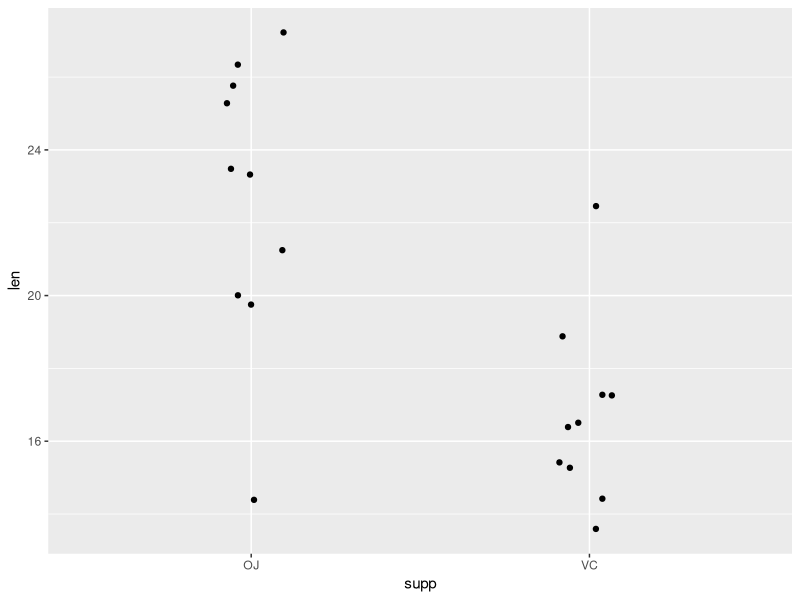
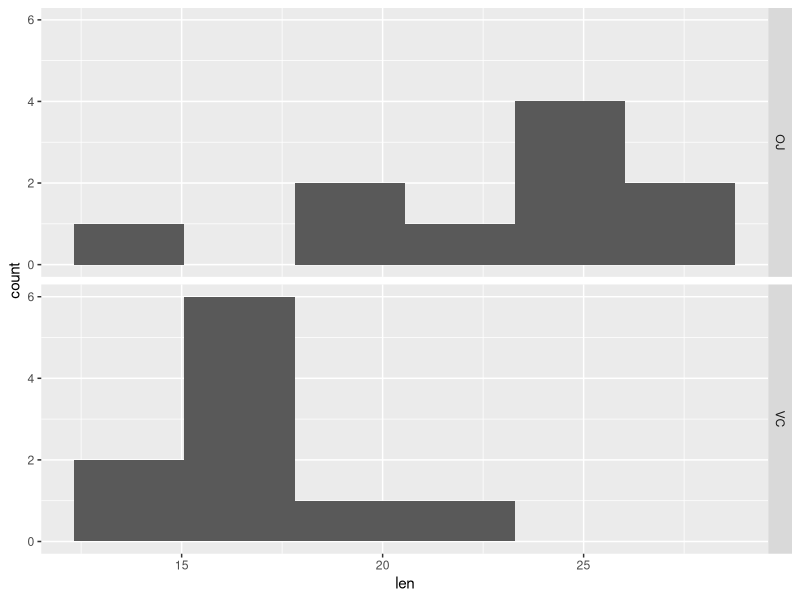
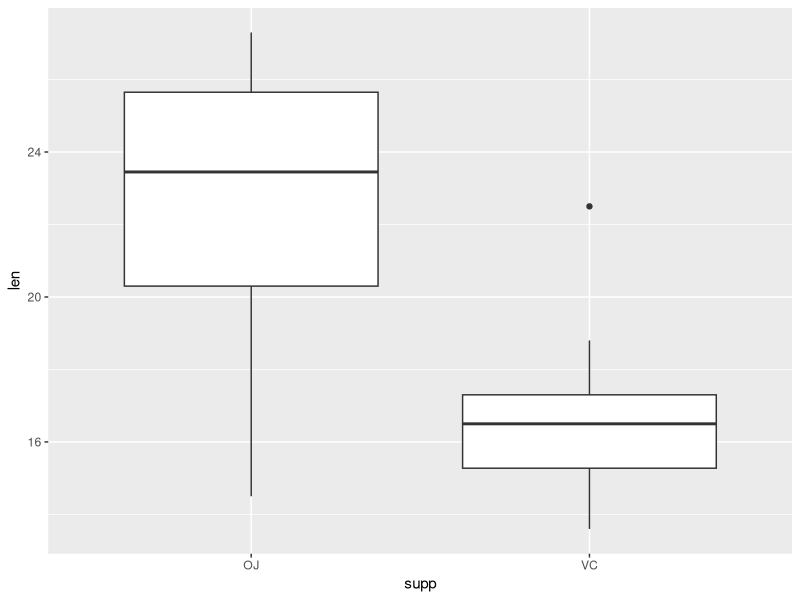
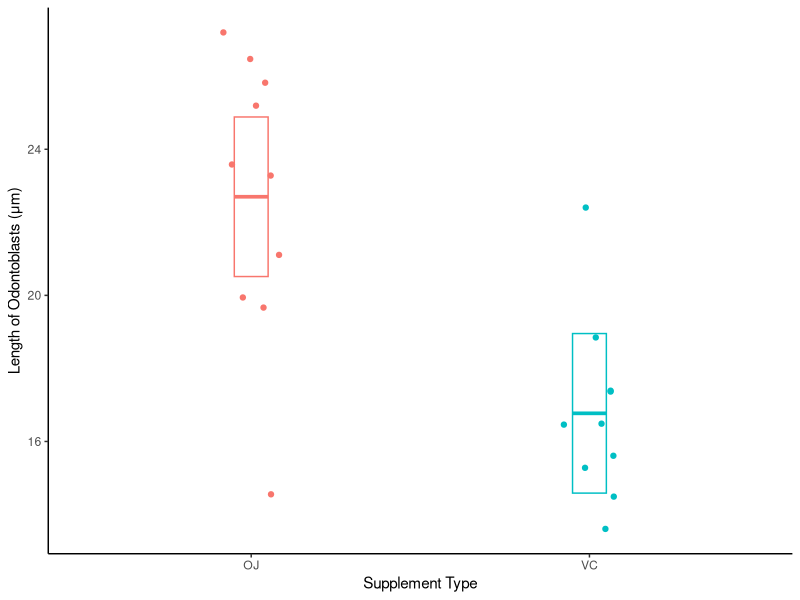
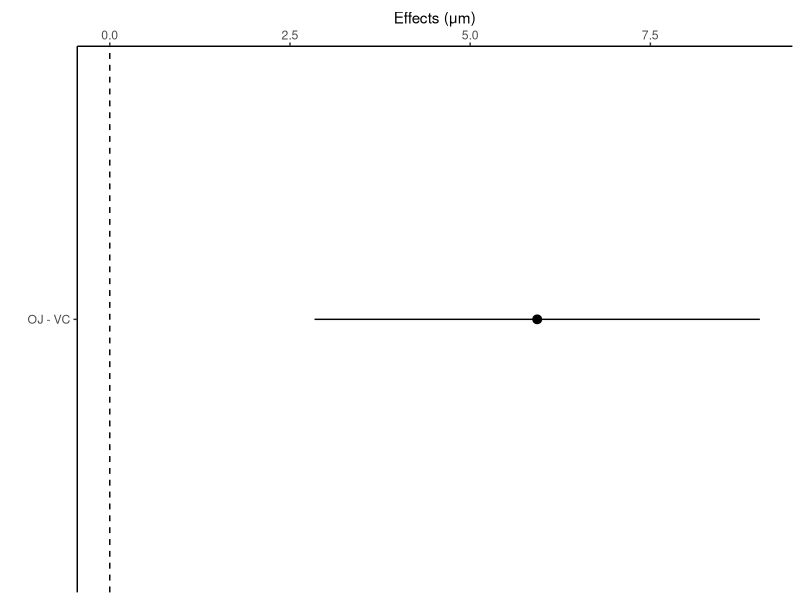
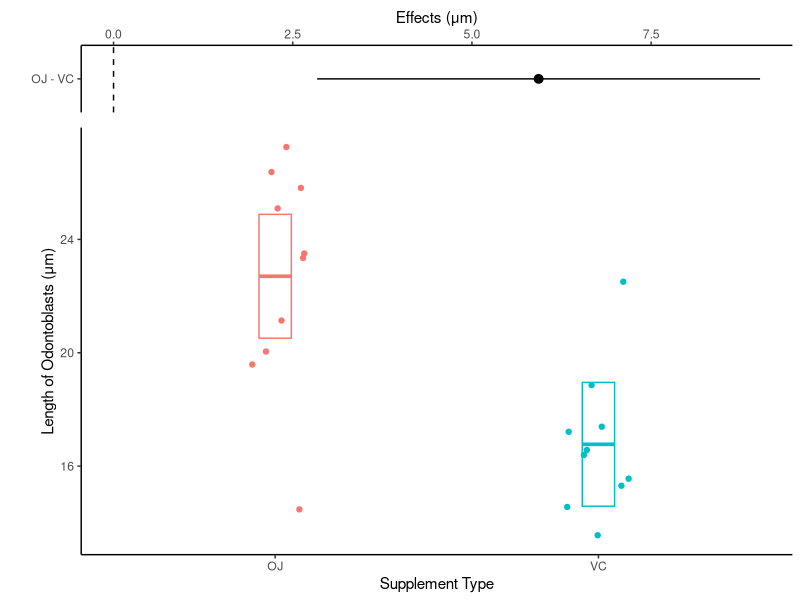
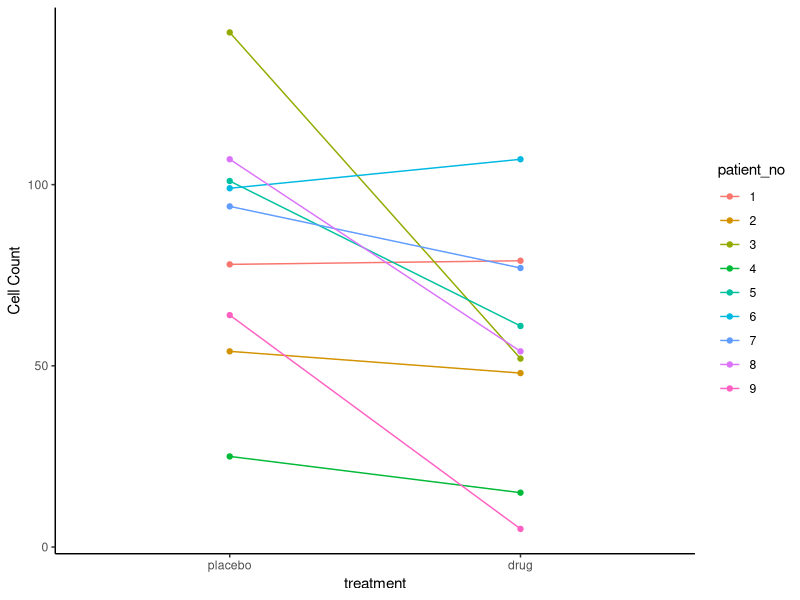
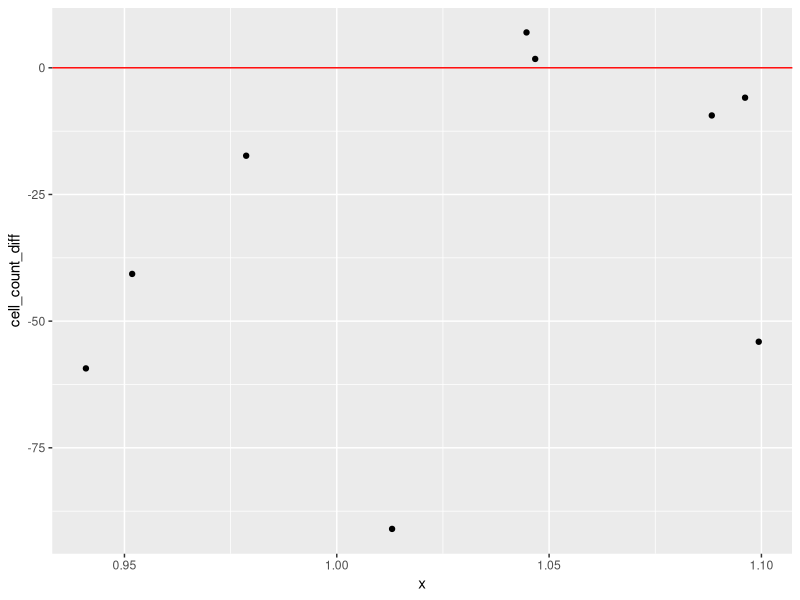

Write R code to recreate these figures, in order. (Note: this script raises an error after producing the figures.)
## ---- chunk 1
#| label: load packages
# load tidyverse packages
library(tidyverse)

# load broom package (for linear model related functions)
# note broom package is installed as part of tidymodels package
library(broom)

# load skimr package - to use skim() function for descriptive statistics
library(skimr)

# load emmeans "estimated marginal means" package
library(emmeans)

# load cowplot package - used to combine multiple ggplots into a single figure
library(cowplot)
## ---- chunk 2
#Each built in data set has a help file that can be viewed:
?ToothGrowth

#View the structure of the full data set:
glimpse(ToothGrowth)
## ---- chunk 3
dat_tg <- ToothGrowth |> 
  filter(dose == 1) |>
  select(len, supp)

glimpse(dat_tg)
## ---- chunk 4
# Individual Value Plot (Stripchart) length by supplement type
dat_tg |>
  ggplot(aes(x = supp, y = len)) +
  geom_jitter(width = 0.1)

# Histogram of length faceted by supplement type
dat_tg |>
  ggplot(aes(x = len)) +
  geom_histogram(bins = 6) +
  facet_grid(rows = vars(supp))

# Boxplots of length by supplement type
dat_tg |>
  ggplot(aes(x = supp, y = len)) +
  geom_boxplot()

# summary/descriptive statistics of length by supplement type
dat_tg |>
  group_by(supp) |>
  skim()
## ---- chunk 5
dat_tg |>
  group_by(supp) |>
  summarise(
    mean_length = mean(len),
    sd_length = sd(len),
    n_length = n()
  )
## ---- chunk 6
# effect size: mean OJ - mean VC
22.7-16.8

# effect size expressed as percentage difference
# use round() function to round to 0 decimal places
round((22.7-16.8)/16.8*100, 0) 
## ---- chunk 7
lm_len_supp <- lm(len ~ supp, data = dat_tg)

lm_len_supp
## ---- chunk 8
# use tidy function from broom package with the linear model object
lm_len_supp_coef <- tidy(lm_len_supp, conf.int = TRUE)

lm_len_supp_coef
## ---- chunk 9
# create emmeans table object
lm_len_supp_emm <- emmeans(lm_len_supp, ~ supp)

lm_len_supp_emm
## ---- chunk 10
#| fig.height: 4.0
#| fig.width: 3.0

# note in ggplot below we had to turn the emmeans object into a tibble (data.frame) so it would work as data in ggplot
# as_tibble(lm_len_supp_emm)

plot_lm_len_supp_emm <- dat_tg |>
  ggplot(aes(x = supp, y = len, color = supp)) +
  geom_jitter(width = 0.1) +
  ylab("Length of Odontoblasts (μm)") +
  xlab("Supplement Type") +
  #use emm object as 2nd data table to plot 95% CIs
  geom_crossbar(
    data = as_tibble(lm_len_supp_emm),
    aes(y = emmean,
        ymin = lower.CL,
        ymax = upper.CL),
    width = 0.1
  ) +
  theme_classic() +
  theme(legend.position = "none")

plot_lm_len_supp_emm
## ---- chunk 11
lm_len_supp_pairs <- contrast(lm_len_supp_emm,
                            method = "pairwise") |> 
  summary(infer = TRUE)
# Note: method = "revpairwise" switches the order in subtraction for comparison 
# (up to researcher/you to determine which is more appropriate)

lm_len_supp_pairs
## ---- chunk 12
#| fig.height: 1.0
#| fig.width: 3.0
# NOTE: in ggplot code below we had to turn the contrast object into 
# a tibble (data.frame) so it would work as data in ggplot

plot_lm_len_supp_pairs <- as_tibble(lm_len_supp_pairs) |>
  ggplot(aes(y = contrast, x = estimate)) +
  geom_pointrange(aes(xmin = lower.CL,
                      xmax = upper.CL)) +
  geom_vline(xintercept = 0, linetype = 2) +
  xlab("Effects (μm)") +
  ylab("") +
  scale_x_continuous(position = "top") +
  theme_classic()

plot_lm_len_supp_pairs
## ---- chunk 13
#| fig.height: 4.0
#| fig.width: 3.0

results_plot <- plot_grid(plot_lm_len_supp_pairs, 
                          plot_lm_len_supp_emm, 
                          nrow = 2,
                          align = "v",
                          axis = "rl",
                          rel_heights = c(0.25, 1)
                          )
# rel_heights argument specifies relative size of two plots (i.e., first plot is 0.25 as tall as the second plot) 

results_plot
## ---- chunk 14
# output plot to .png file type, set size (default is inches), 300 or 600 dpi is high quality
ggsave(
  "plot_len_by_supp_95CIs.png",
  results_plot,
  width = 4,
  height = 4,
  dpi = 600
)
## ---- chunk 15
# Review the help file for the t.test function, there are various options
?t.test
## ---- chunk 16
# run default arguments (two-tailed test and assume un-equal variances, with Welch's correction)
t.test(len ~ supp, data = dat_tg)
## ---- chunk 17
t_test_len_supp <- t.test(len ~ supp, data = dat_tg)

# show results in "tidy" data.frame format (from broom package)
tidy(t_test_len_supp)
# select mean difference, 95%CIs and p-value
tidy(t_test_len_supp) |> 
  select(estimate, conf.low, conf.high, p.value)
## ---- chunk 18
## create data frame w/ data manually entered
dat_paired_wide <- tibble(
  patient_no = 1:9,
  placebo = c(78, 54, 142, 25, 101, 99, 94, 107, 64),
  drug = c(79, 48, 52, 15, 61, 107, 77, 54, 5)
)
## use pivot_longer function from dplyr to convert from wide to long data table format
dat_paired <- dat_paired_wide |>
  pivot_longer(cols = placebo:drug, 
               names_to = "treatment", values_to = "cell_count")
# data now in "long" format 
# i.e., what you always want your data to be if possible
# and typically need long format for plotting w/ ggplot
# single variable in each column
dat_paired
## ---- chunk 19
glimpse(dat_paired)
## ---- chunk 20
dat_paired <- dat_paired |>
  mutate(patient_no = factor(patient_no),
         treatment = factor(treatment,
                            levels = c("placebo", "drug")))
# look at the data again
glimpse(dat_paired)
## ---- chunk 21
# note in a code chunk above treatment and patient_no were 
# already converted to factors in a code chunk above, and 
# therefore ggplot treats them accordingly.

plot_dat_paired <-
  ggplot(dat_paired, aes(x = treatment, y = cell_count,
                         color = patient_no)) +
  geom_point() +
  geom_line(aes(group = patient_no)) +
  ylab("Cell Count") +
  theme_classic()


plot_dat_paired
## ---- chunk 22
# convert from long to wide format, then subtract drug - placebo values 
# for each patient creating a new column named cell_count_diff
dat_diff <- dat_paired |>
  # select just columns you want to be involved in pivot
  # don't include extra numeric data columns
  select(patient_no, treatment, cell_count) |>
  pivot_wider(names_from = treatment,
              values_from = cell_count) |>
  mutate(cell_count_diff = drug - placebo)

dat_diff
## ---- chunk 23
# Individual Value Plot (Stripchart)
# add a horizontal line at 0
dat_diff |>
  ggplot(aes(x = 1, y = cell_count_diff)) +
  geom_jitter(width = 0.1) +
  geom_hline(yintercept = 0, color = "red")

# Histogram of cell_count_diff
dat_diff |>
  ggplot(aes(x = cell_count_diff)) +
  geom_histogram(bins = 8)  +
  geom_vline(xintercept = 0, color = "red")

# Boxplot of cell_count_diff
dat_diff |>
  ggplot(aes(x = 1, y = cell_count_diff)) +
  geom_boxplot() +
  geom_hline(yintercept = 0, color = "red")

# summary/descriptive statistics of cell_count_diff
dat_diff |>
  skim(cell_count_diff)
## ---- chunk 24
dat_diff |>
  summarise(mean_count_diff = mean(cell_count_diff),
            sd_count_diff = sd(cell_count_diff),
            n_count_diff = n())
## ---- chunk 25
lm_cell_diff <- lm(cell_count_diff ~ 1, data = dat_diff)
lm_cell_diff
## ---- chunk 26
# use tidy function from broom package with the linear model object
lm_len_supp_coef <- tidy(lm_cell_diff, conf.int = TRUE)

lm_len_supp_coef
## ---- chunk 27
#| label: emmeans table 

# create emmeans table object
lm_cell_diff_emm <- emmeans(lm_cell_diff, ~ 1)

lm_cell_diff_emm
## ---- chunk 28
#| fig.height: 2.0
#| fig.width: 4

# NOTE in ggplot code below we had to turn the emmeans object into 
# a tibble (data.frame) so it would work as data in ggplot
plot_lm_cell_diff_emm <- dat_diff |>
  ggplot(aes(x = cell_count_diff, y = 1)) +
  #use emm object as 2nd data table to plot 95% CIs
  geom_crossbar(data = as_tibble(lm_cell_diff_emm),
                aes(x = emmean,
                    xmin = lower.CL,
                    xmax = upper.CL)) +
  xlab("Difference in cell counts with drug") +
  scale_x_continuous(position = "top") +
  theme_classic() +
  #remove y-axis elements
  theme(
    axis.title.y = element_blank(),
    axis.text.y = element_blank(),
    axis.ticks.y = element_blank()
  ) +
  geom_vline(xintercept = 0,
             color = "red",
             linewidth = 1.5) +
  geom_point(size = 3, alpha = 0.4)

# The alpha argument in geom_point makes the points transparent so 
# if they overlapped you should be able to see both overlapping points.

plot_lm_cell_diff_emm

## ---- chunk 29
#| fig.height: 5.0
#| fig.width: 4.0

# We will combine the plot of the differences w/ 95% CI with
# the initial plot we made the connects each placebo & drug point with a line
results_plot <- plot_grid(
  plot_lm_cell_diff_emm,
  plot_dat_paired,
  nrow = 2,
  align = "v",
  axis = "rl",
  rel_heights = c(0.25, 1)
)
# rel_heights argument specifies relative size of two 
# plots (i.e., first plot is 0.25 as tall as the second plot)

results_plot
## ---- chunk 30
# output plot to .png file type, set size (default is inches), 300 or 600 dpi is high quality
ggsave(
  "plot_cell_diff_95CIs.png",
  results_plot,
  width = 4,
  height = 4,
  dpi = 600
)
## ---- chunk 31
# using differences data table, run as one-sample t-test compared to 0
t.test(cell_count_diff ~ 1, mu=0, data = dat_diff)
## ---- chunk 32
# using paired data table, run as actual paired-sample t-test
t.test(cell_count~treatment, data = dat_paired, paired = TRUE)
## ---- chunk 33
t_test_cell_diff <- t.test(cell_count_diff ~ 1, mu=0, data = dat_diff)

# show results in "tidy" data.frame format (from broom package)
tidy(t_test_cell_diff)
# select mean difference, 95%CIs and p-value
tidy(t_test_cell_diff) |> 
  select(estimate, conf.low, conf.high, p.value)
